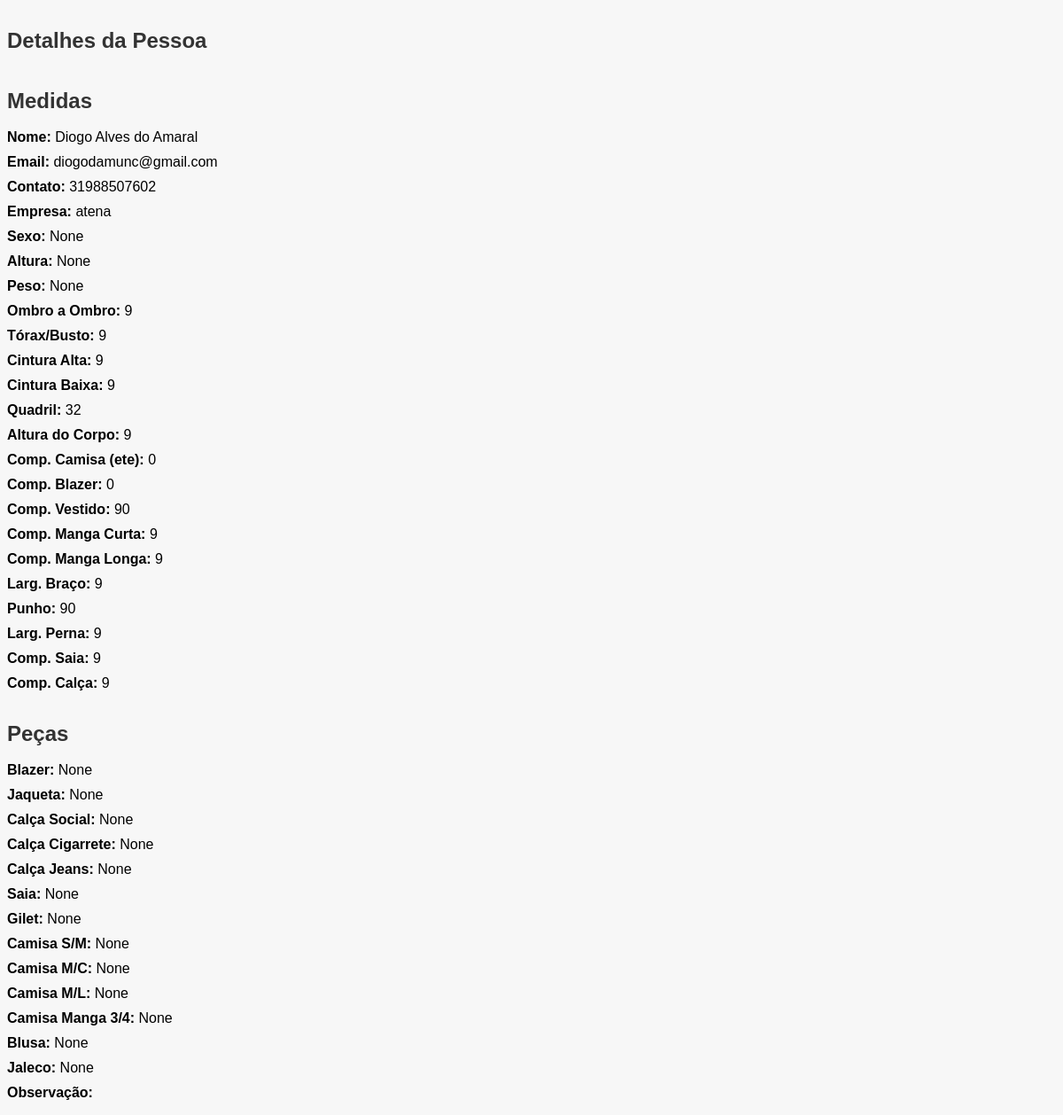
The page /pessoa/3/ on the database as committed earlier.
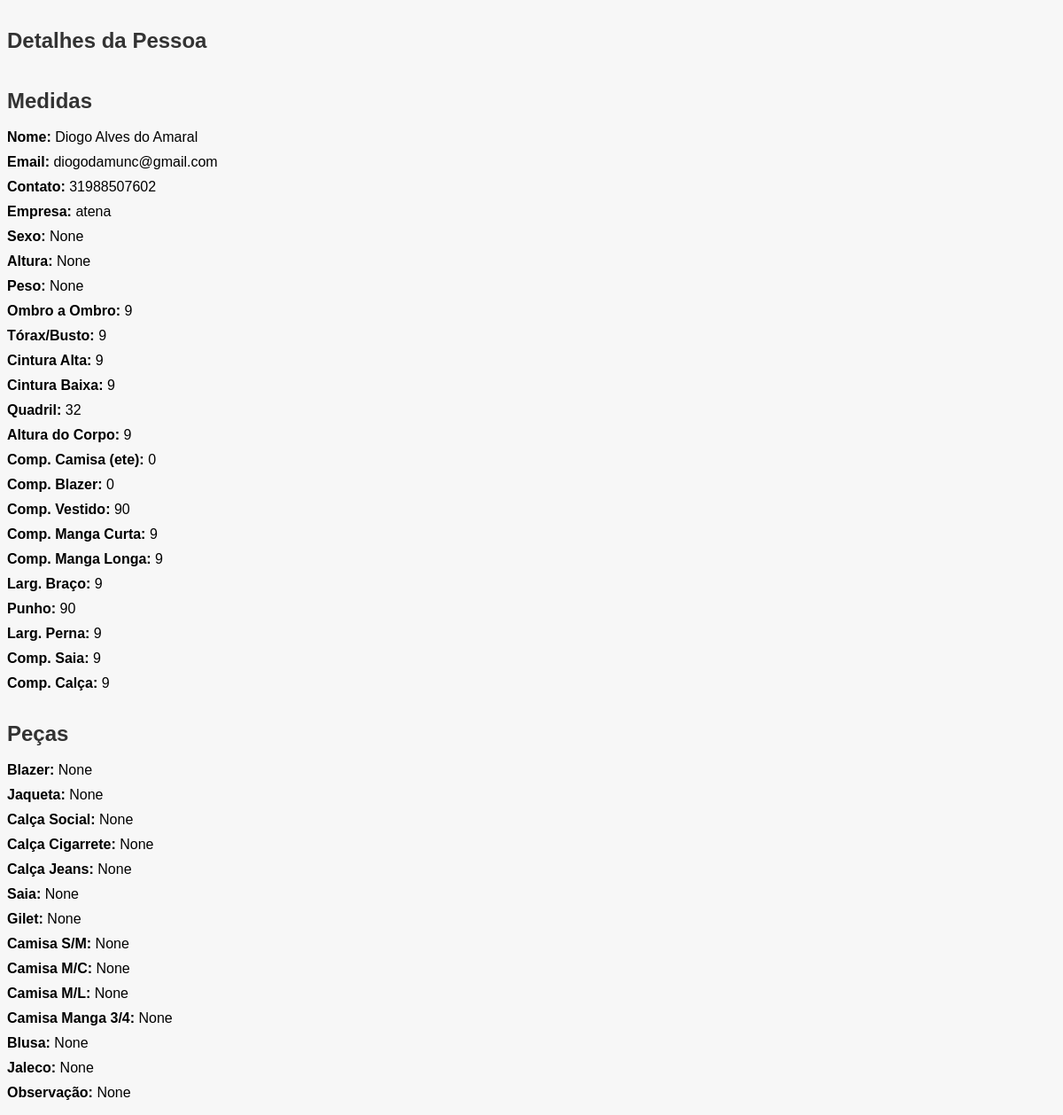
The same page on the database as committed later.
### app_medidas_clientes/models.py (models this page shows)
class Pessoa(models.Model):
    nome = models.CharField(max_length=100)
    email = models.EmailField()
    telefone_regex = RegexValidator(
        regex=r'^\+?1?\d{9,15}$',
        message="O número de telefone deve estar no formato: '+999999999'."
    )
    contato = models.CharField(validators=[telefone_regex], max_length=16)
    empresa = models.CharField(max_length=110)
    sexo = models.CharField(max_length=20, null=True, blank=True)  # 'Masculino' ou 'Feminino'
    peso = models.DecimalField(max_digits=5, decimal_places=2, null=True, blank=True)
    altura = models.CharField(max_length=3, null=True, blank=True)
    ombro_ombro = models.CharField(max_length=10, null=True, blank=True)
    torax_busto = models.CharField(max_length=10, null=True, blank=True)
    cintura_alta = models.CharField(max_length=10, null=True, blank=True)
    cintura_baixa = models.CharField(max_length=10, null=True, blank=True)
    quadril = models.CharField(max_length=10, null=True, blank=True)
    altura_corpo = models.CharField(max_length=10, null=True, blank=True)
    comp_camisa = models.CharField(max_length=10, null=True, blank=True)
    comp_blazer = models.CharField(max_length=10, null=True, blank=True)
    comp_vestido = models.CharField(max_length=10, null=True, blank=True)
    comp_manga_curta = models.CharField(max_length=10, null=True, blank=True)
    comp_manga_longa = models.CharField(max_length=10, null=True, blank=True)
    larg_braco = models.CharField(max_length=10, null=True, blank=True)
    punho = models.CharField(max_length=10, null=True, blank=True)
    larg_perna = models.CharField(max_length=10, null=True, blank=True)
    comp_saia = models.CharField(max_length=10, null=True, blank=True)
    comp_calca = models.CharField(max_length=10, null=True, blank=True)
    tamanho_blazer = models.CharField(max_length=10, null=True, blank=True)
    tamanho_jaqueta = models.CharField(max_length=10, null=True, blank=True)
    tamanho_calca_social = models.CharField(max_length=10, null=True, blank=True)
    tamanho_calca_cigarrete = models.CharField(max_length=10, null=True, blank=True)
    tamanho_calca_jeans = models.CharField(max_length=10, null=True, blank=True)
    tamanho_saia = models.CharField(max_length=10, null=True, blank=True)
    tamanho_gilet = models.CharField(max_length=10, null=True, blank=True)
    tamanho_camisa_sem_manga = models.CharField(max_length=10, null=True, blank=True)
    tamanho_camisa_manga_curta = models.CharField(max_length=10, null=True, blank=True)
    tamanho_camisa_manga_longa = models.CharField(max_length=10, null=True, blank=True)
    tamanho_camisa_manga_3_4 = models.CharField(max_length=10, null=True, blank=True)
    tamanho_blusa = models.CharField(max_length=10, null=True, blank=True)
    tamanho_jaleco = models.CharField(max_length=10, null=True, blank=True)
    observacao = models.TextField(null=True, blank=True)

### app_medidas_clientes/views.py (the view)
# urls.py: path('pessoa/<int:pessoa_id>/', views.exibir_pessoa, name='detalhes_pessoa'),
def exibir_pessoa(request, pessoa_id):
    pessoa = get_object_or_404(Pessoa, id=pessoa_id)
    return render(request, 'exibir_pessoa.html', {'pessoa': pessoa})

### app_medidas_clientes/templates/exibir_pessoa.html (shortened to what this page needs)
{% load static %}
<!DOCTYPE html>
<html>
  <head>
    <link
      rel="stylesheet"
      type="text/css"
      href="{% static 'app_medidas_clientes/busca.css' %}"
    />
    {% load static %}
  </head>
  <body>
    {% block content %} {% if pessoa %}
    <h2>Detalhes da Pessoa</h2>
    <ul>
      <h2>Medidas</h2>
      <br />
      <li><strong>Nome:</strong> {{ pessoa.nome }}</li>
      <li><strong>Email:</strong> {{ pessoa.email }}</li>
      <li><strong>Contato:</strong> {{ pessoa.contato }}</li>
      <li><strong>Empresa:</strong> {{ pessoa.empresa }}</li>
      <li><strong>Sexo:</strong> {{ pessoa.sexo }}</li>
      <li><strong>Altura:</strong> {{ pessoa.altura }}</li>
      <li><strong>Peso:</strong> {{ pessoa.peso }}</li>
      <li><strong>Ombro a Ombro:</strong> {{ pessoa.ombro_ombro }}</li>
      <li><strong>Tórax/Busto:</strong> {{ pessoa.torax_busto }}</li>
      <li><strong>Cintura Alta:</strong> {{ pessoa.cintura_alta }}</li>
      <li><strong>Cintura Baixa:</strong> {{ pessoa.cintura_baixa }}</li>
      <li><strong>Quadril:</strong> {{ pessoa.quadril }}</li>
      <li><strong>Altura do Corpo:</strong> {{ pessoa.altura_corpo }}</li>
      <li><strong>Comp. Camisa (ete):</strong> {{ pessoa.comp_camisa }}</li>
      <li><strong>Comp. Blazer:</strong> {{ pessoa.comp_blazer }}</li>
      <li><strong>Comp. Vestido:</strong> {{ pessoa.comp_vestido }}</li>
      <li><strong>Comp. Manga Curta:</strong> {{ pessoa.comp_manga_curta }}</li>
      <li><strong>Comp. Manga Longa:</strong> {{ pessoa.comp_manga_longa }}</li>
      <li><strong>Larg. Braço:</strong> {{ pessoa.larg_braco }}</li>
      <li><strong>Punho:</strong> {{ pessoa.punho }}</li>
      <li><strong>Larg. Perna:</strong> {{ pessoa.larg_perna }}</li>
      <li><strong>Comp. Saia:</strong> {{ pessoa.comp_saia }}</li>
      <li><strong>Comp. Calça:</strong> {{ pessoa.comp_calca }}</li>
      <h2>Peças</h2>
      <br />
      <li><strong>Blazer:</strong> {{ pessoa.tamanho_blazer }}</li>
      <li><strong>Jaqueta:</strong> {{ pessoa.tamanho_jaqueta }}</li>
      <li><strong>Calça Social:</strong> {{ pessoa.tamanho_calca_social }}</li>
      <li>
        <strong>Calça Cigarrete:</strong> {{ pessoa.tamanho_calca_cigarrete }}
      </li>
      <li><strong>Calça Jeans:</strong> {{ pessoa.tamanho_calca_jeans }}</li>
      <li><strong>Saia:</strong> {{ pessoa.tamanho_saia }}</li>
      <li><strong>Gilet:</strong> {{ pessoa.tamanho_gilet }}</li>
      <li>
        <strong>Camisa S/M:</strong> {{ pessoa.tamanho_camisa_sem_manga }}
      </li>
      <li>
        <strong>Camisa M/C:</strong> {{ pessoa.tamanho_camisa_manga_curta }}
      </li>
      <li>
        <strong>Camisa M/L:</strong> {{ pessoa.tamanho_camisa_manga_longa }}
      </li>
      <li>
        <strong>Camisa Manga 3/4:</strong> {{ pessoa.tamanho_camisa_manga_3_4 }}
      </li>
      <li><strong>Blusa:</strong> {{ pessoa.tamanho_blusa }}</li>
      <li><strong>Jaleco:</strong> {{ pessoa.tamanho_jaleco }}</li>
      <li><strong>Observação:</strong> {{ pessoa.observacao }}</li>
    </ul>
    {% else %}
    <p>Pessoa não encontrada.</p>
    {% endif %} {% endblock %}
  </body>
</html>

### app_medidas_clientes/static/app_medidas_clientes/busca.css (style rules this page uses)
body { font-family: Arial, sans-serif; background-color: #f7f7f7; }
h2, p { margin: 0; padding-top: 1em; color: #333; }
ul { list-style: none; padding: 0; }
li { margin-bottom: 10px; }

### app_medidas_clientes/templates/exibir_pessoa.html (style rules this page uses)
body { font-family: Arial, sans-serif; background-color: #f7f7f7; }
h2 { color: #333; }
ul { list-style: none; padding: 0; }
li { margin-bottom: 10px; }

Rows that differ between the two databases and show on the page:
changed Pessoa "Diogo Alves do Amaral": observacao (not shown) → "None"
